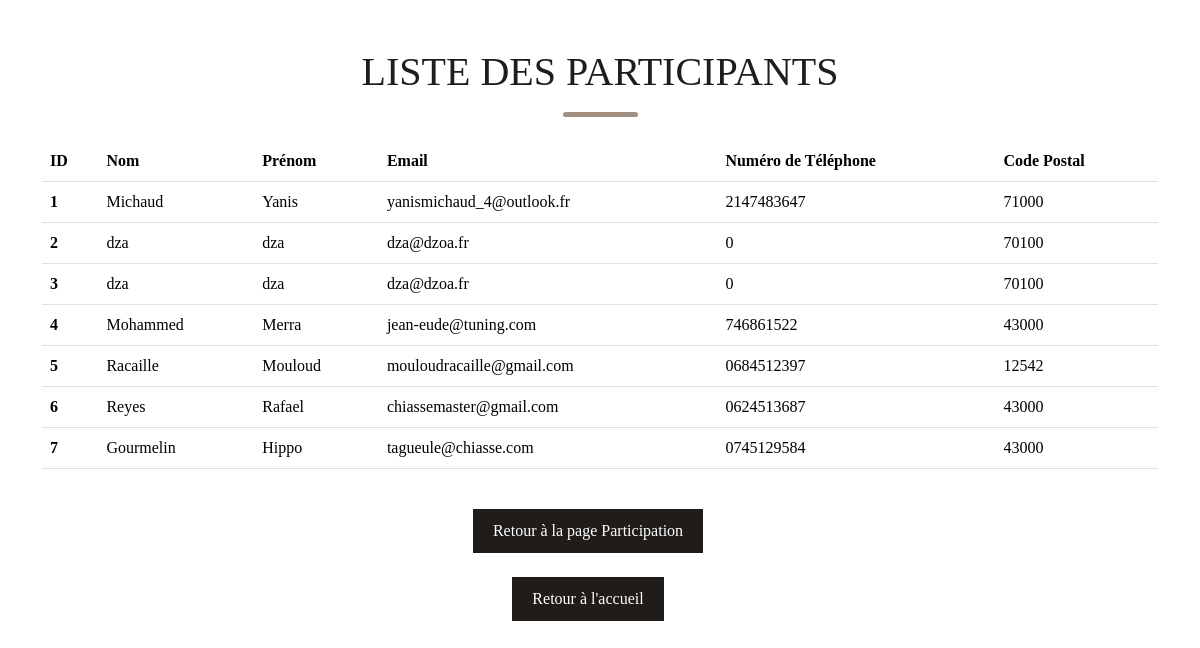
Page /php/listeParticipant.php on the earlier database version.
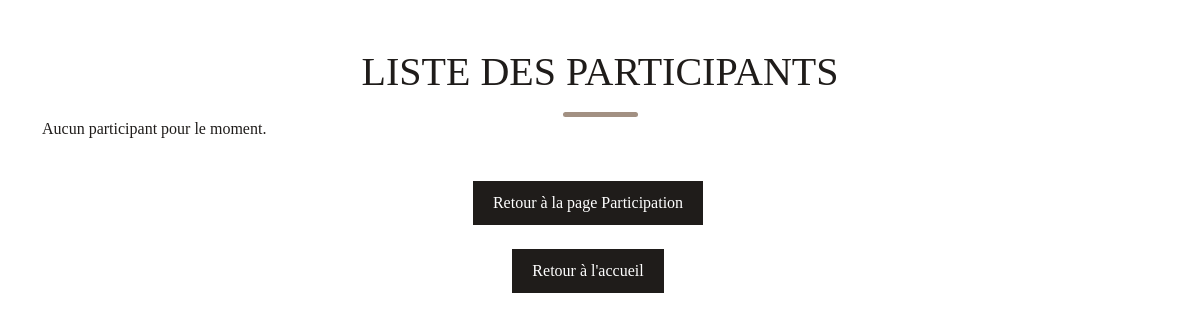
Same page on the later database version.
### tables this page shows
CREATE TABLE `participant` (
  `ID_participant` int(11) NOT NULL,
  `Nom_participant` varchar(50) NOT NULL,
  `Prenom_participant` varchar(50) NOT NULL,
  `email_participant` varchar(70) NOT NULL,
  `num_participant` varchar(20) NOT NULL,
  `CP_participant` int(10) NOT NULL
);

### php/listeParticipant.php (the view, shortened to what this page needs)
<?php
require_once '../php/Config.php';
try {
$pdo = new PDO("mysql:host=$host;dbname=$dbname;charset=utf8", $user, $password);
$requete = $pdo->query('SELECT * FROM participant');
$participant = $requete->fetchAll(PDO::FETCH_ASSOC);
} catch (PDOException $e) {
echo "Erreur : " . $e->getMessage();
}
?>
<!DOCTYPE html>
<html lang="fr">
<head>
<link href='../css/bootstrap.min.css' rel='stylesheet'>
<link href='../css/stylepages.css' rel='stylesheet'>
</head>
<body>
<div class="container mt-5">
<h1 class="titres">Liste des Participants</h1>
<div class="ligne-container"><div class="ligne-arrondie"></div></div>
<?php if (isset($participant) && !empty($participant)): ?>
    <table class="table mt-4">
        <thead>
            <tr>
                <th scope="col">ID</th>
                <th scope="col">Nom</th>
                <th scope="col">Prénom</th>
                <th scope="col">Email</th>
                <th scope="col">Numéro de Téléphone</th>
                <th scope="col">Code Postal</th>
            </tr>
        </thead>
        <tbody>
            <?php foreach ($participant as $participant): ?>
                <tr>
                    <th scope="row"><?php echo $participant['ID_participant']; ?></th>
                    <td><?php echo $participant['Nom_participant']; ?></td>
                    <td><?php echo $participant['Prenom_participant']; ?></td>
                    <td><?php echo $participant['email_participant']; ?></td>
                    <td><?php echo $participant['num_participant']; ?></td>
                    <td><?php echo $participant['CP_participant']; ?></td>
                </tr>
            <?php endforeach; ?>
        </tbody>
    </table>
<?php else: ?>
    <p>Aucun participant pour le moment.</p>
<?php endif; ?>
</div>
<div class='ligne-container'><a class='boutonresult NS bouton-fixe' href='../pages/participation.php'>Retour à la page Participation</a></div>
<div class='ligne-container'><a class='boutonresult NS bouton-fixe' href='../index.php'>Retour à l'accueil</a></div>
</body>
</html>

Differences in the rows shown:
removed participant: ID_participant "1", Nom_participant "Michaud", Prenom_participant "Yanis", email_participant "yanismichaud_4@outlook.fr", num_participant "2147483647", CP_participant "71000"
removed participant: ID_participant "2", Nom_participant "dza", Prenom_participant "dza", email_participant "dza@dzoa.fr", num_participant "0", CP_participant "70100"
removed participant: ID_participant "3", Nom_participant "dza", Prenom_participant "dza", email_participant "dza@dzoa.fr", num_participant "0", CP_participant "70100"
removed participant: ID_participant "4", Nom_participant "Mohammed", Prenom_participant "Merra", email_participant "jean-eude@tuning.com", num_participant "746861522", CP_participant "43000"
removed participant: ID_participant "5", Nom_participant "Racaille", Prenom_participant "Mouloud", email_participant "mouloudracaille@gmail.com", num_participant "0684512397", CP_participant "12542"
removed participant: ID_participant "6", Nom_participant "Reyes", Prenom_participant "Rafael", email_participant "chiassemaster@gmail.com", num_participant "0624513687", CP_participant "43000"
removed participant: ID_participant "7", Nom_participant "Gourmelin", Prenom_participant "Hippo", email_participant "tagueule@chiasse.com", num_participant "0745129584", CP_participant "43000"
Other differences:
text no longer shown: "ID Nom Prénom Email Numéro de Téléphone Code Postal"
text now shown: "Aucun participant pour le moment."
